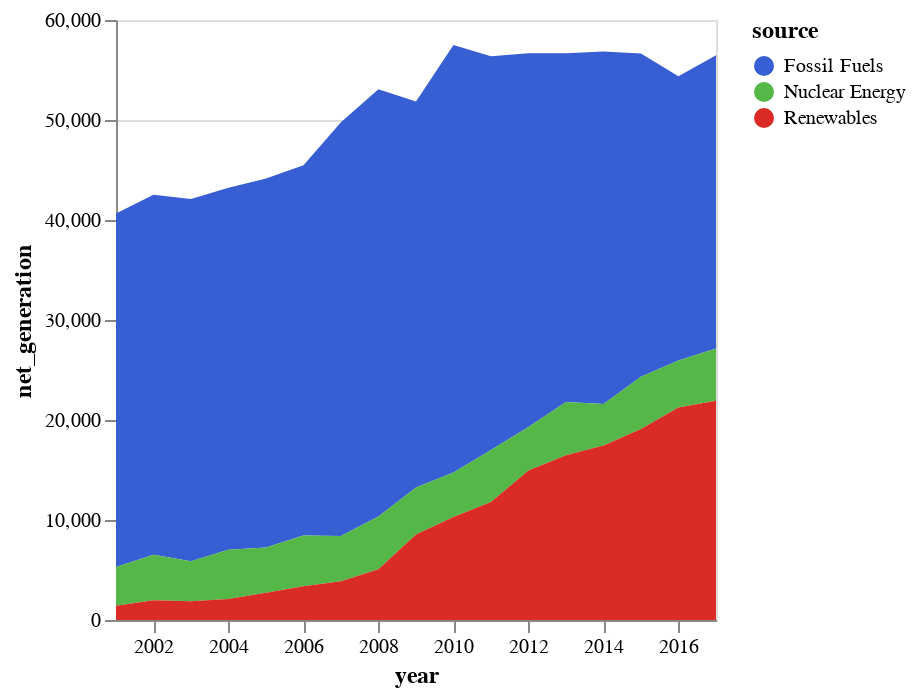

Here is the notebook cell this chart was saved with:
### Code cell
source = data.iowa_electricity()

test2 = alt.Chart(source).mark_area().encode(
    x="year:T",
    y="net_generation:Q",
    color="source:N"
)

test2

### Figure 1 — Vega-Lite specification as saved in the notebook (floating-point values rounded to 4 significant figures)
{"config": {"title": {"font": "Futura", "fontSize": 18, "anchor": "middle", "color": "darkblue"}, "axisX": {"grid": false, "tickSize": 6, "labelFontSize": 10, "titleFontSize": 12}, "axisY": {"labelFontSize": 10, "tickSize": 6, "titleFontSize": 12}, "background": "white", "text": {"color": "#686863", "fontSize": 10, "fontWeight": 400, "baseline": "top", "filled": true, "lineBreak": "\n"}, "bar": {"fill": "#1696d2"}, "line": {"strokeWidth": 3}, "range": {"category": ["#385ed4", "#55b748", "#db2b27", "#b589da", "#b75f31", "#1696d2", "#fdbf11", "#ff1ae4"], "diverging": "blueorange", "ramp": ["#cfe8f3", "#aaecff", "#a2d4ec", "#73bfe2", "#46abdb", "#1696d2", "#12719e", "#0a4c6a", "#062635"], "ordinal": ["#cfe8f3", "#aaecff", "#a2d4ec", "#73bfe2", "#46abdb", "#1696d2", "#12719e", "#0a4c6a", "#062635"], "heatmap": ["#cfe8f3", "#aaecff", "#a2d4ec", "#73bfe2", "#46abdb", "#1696d2", "#12719e", "#0a4c6a", "#062635"]}, "legend": {"titleFontSize": 12}}, "data": {"name": "data-bb61008ba0c766c5601afa5323d12ad4"}, "mark": "area", "encoding": {"color": {"type": "nominal", "field": "source"}, "x": {"type": "temporal", "field": "year"}, "y": {"type": "quantitative", "field": "net_generation"}}, "$schema": "https://vega.github.io/schema/vega-lite/v4.0.2.json", "datasets": {"data-bb61008ba0c766c5601afa5323d12ad4": [{"year": "2001-01-01T00:00:00", "source": "Fossil Fuels", "net_generation": 35361}, {"year": "2002-01-01T00:00:00", "source": "Fossil Fuels", "net_generation": 35991}, {"year": "2003-01-01T00:00:00", "source": "Fossil Fuels", "net_generation": 36234}, {"year": "2004-01-01T00:00:00", "source": "Fossil Fuels", "net_generation": 36205}, {"year": "2005-01-01T00:00:00", "source": "Fossil Fuels", "net_generation": 36883}, {"year": "2006-01-01T00:00:00", "source": "Fossil Fuels", "net_generation": 37014}, {"year": "2007-01-01T00:00:00", "source": "Fossil Fuels", "net_generation": 41389}, {"year": "2008-01-01T00:00:00", "source": "Fossil Fuels", "net_generation": 42734}, {"year": "2009-01-01T00:00:00", "source": "Fossil Fuels", "net_generation": 38620}, {"year": "2010-01-01T00:00:00", "source": "Fossil Fuels", "net_generation": 42750}, {"year": "2011-01-01T00:00:00", "source": "Fossil Fuels", "net_generation": 39361}, {"year": "2012-01-01T00:00:00", "source": "Fossil Fuels", "net_generation": 37379}, {"year": "2013-01-01T00:00:00", "source": "Fossil Fuels", "net_generation": 34873}, {"year": "2014-01-01T00:00:00", "source": "Fossil Fuels", "net_generation": 35250}, {"year": "2015-01-01T00:00:00", "source": "Fossil Fuels", "net_generation": 32319}, {"year": "2016-01-01T00:00:00", "source": "Fossil Fuels", "net_generation": 28437}, {"year": "2017-01-01T00:00:00", "source": "Fossil Fuels", "net_generation": 29329}, {"year": "2001-01-01T00:00:00", "source": "Nuclear Energy", "net_generation": 3853}, {"year": "2002-01-01T00:00:00", "source": "Nuclear Energy", "net_generation": 4574}, {"year": "2003-01-01T00:00:00", "source": "Nuclear Energy", "net_generation": 3988}, {"year": "2004-01-01T00:00:00", "source": "Nuclear Energy", "net_generation": 4929}, {"year": "2005-01-01T00:00:00", "source": "Nuclear Energy", "net_generation": 4538}, {"year": "2006-01-01T00:00:00", "source": "Nuclear Energy", "net_generation": 5095}, {"year": "2007-01-01T00:00:00", "source": "Nuclear Energy", "net_generation": 4519}, {"year": "2008-01-01T00:00:00", "source": "Nuclear Energy", "net_generation": 5282}, {"year": "2009-01-01T00:00:00", "source": "Nuclear Energy", "net_generation": 4679}, {"year": "2010-01-01T00:00:00", "source": "Nuclear Energy", "net_generation": 4451}, {"year": "2011-01-01T00:00:00", "source": "Nuclear Energy", "net_generation": 5215}, {"year": "2012-01-01T00:00:00", "source": "Nuclear Energy", "net_generation": 4347}, {"year": "2013-01-01T00:00:00", "source": "Nuclear Energy", "net_generation": 5321}, {"year": "2014-01-01T00:00:00", "source": "Nuclear Energy", "net_generation": 4152}, {"year": "2015-01-01T00:00:00", "source": "Nuclear Energy", "net_generation": 5243}, {"year": "2016-01-01T00:00:00", "source": "Nuclear Energy", "net_generation": 4703}, {"year": "2017-01-01T00:00:00", "source": "Nuclear Energy", "net_generation": 5214}, {"year": "2001-01-01T00:00:00", "source": "Renewables", "net_generation": 1437}, {"year": "2002-01-01T00:00:00", "source": "Renewables", "net_generation": 1963}, {"year": "2003-01-01T00:00:00", "source": "Renewables", "net_generation": 1885}, {"year": "2004-01-01T00:00:00", "source": "Renewables", "net_generation": 2102}, {"year": "2005-01-01T00:00:00", "source": "Renewables", "net_generation": 2724}, {"year": "2006-01-01T00:00:00", "source": "Renewables", "net_generation": 3364}, {"year": "2007-01-01T00:00:00", "source": "Renewables", "net_generation": 3870}, {"year": "2008-01-01T00:00:00", "source": "Renewables", "net_generation": 5070}, {"year": "2009-01-01T00:00:00", "source": "Renewables", "net_generation": 8560}, {"year": "2010-01-01T00:00:00", "source": "Renewables", "net_generation": 10308}, {"year": "2011-01-01T00:00:00", "source": "Renewables", "net_generation": 11795}, {"year": "2012-01-01T00:00:00", "source": "Renewables", "net_generation": 14949}, {"year": "2013-01-01T00:00:00", "source": "Renewables", "net_generation": 16476}, {"year": "2014-01-01T00:00:00", "source": "Renewables", "net_generation": 17452}, {"year": "2015-01-01T00:00:00", "source": "Renewables", "net_generation": 19091}, {"year": "2016-01-01T00:00:00", "source": "Renewables", "net_generation": 21241}, {"year": "2017-01-01T00:00:00", "source": "Renewables", "net_generation": 21933}]}}
